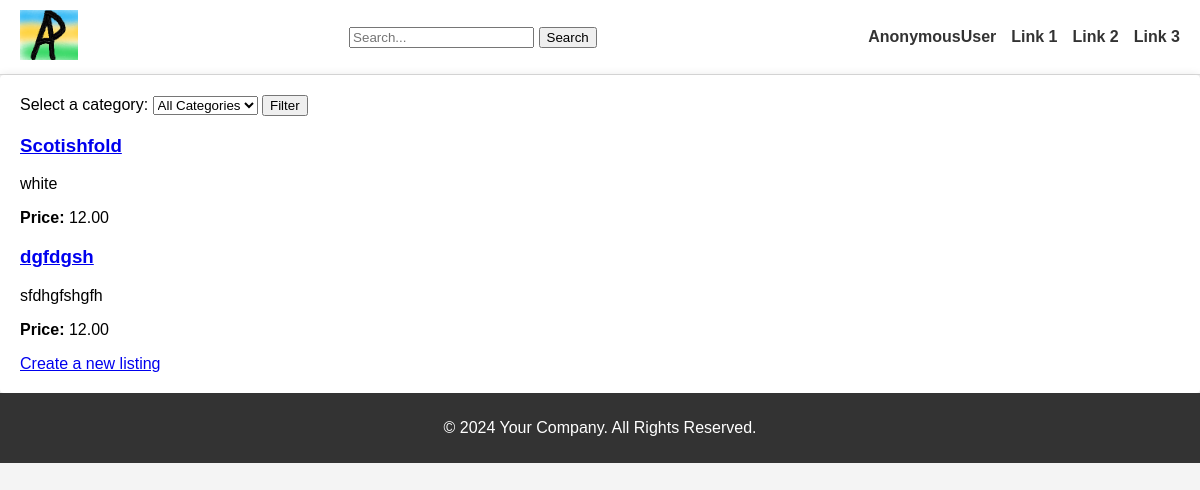
Before: / with the older database file.
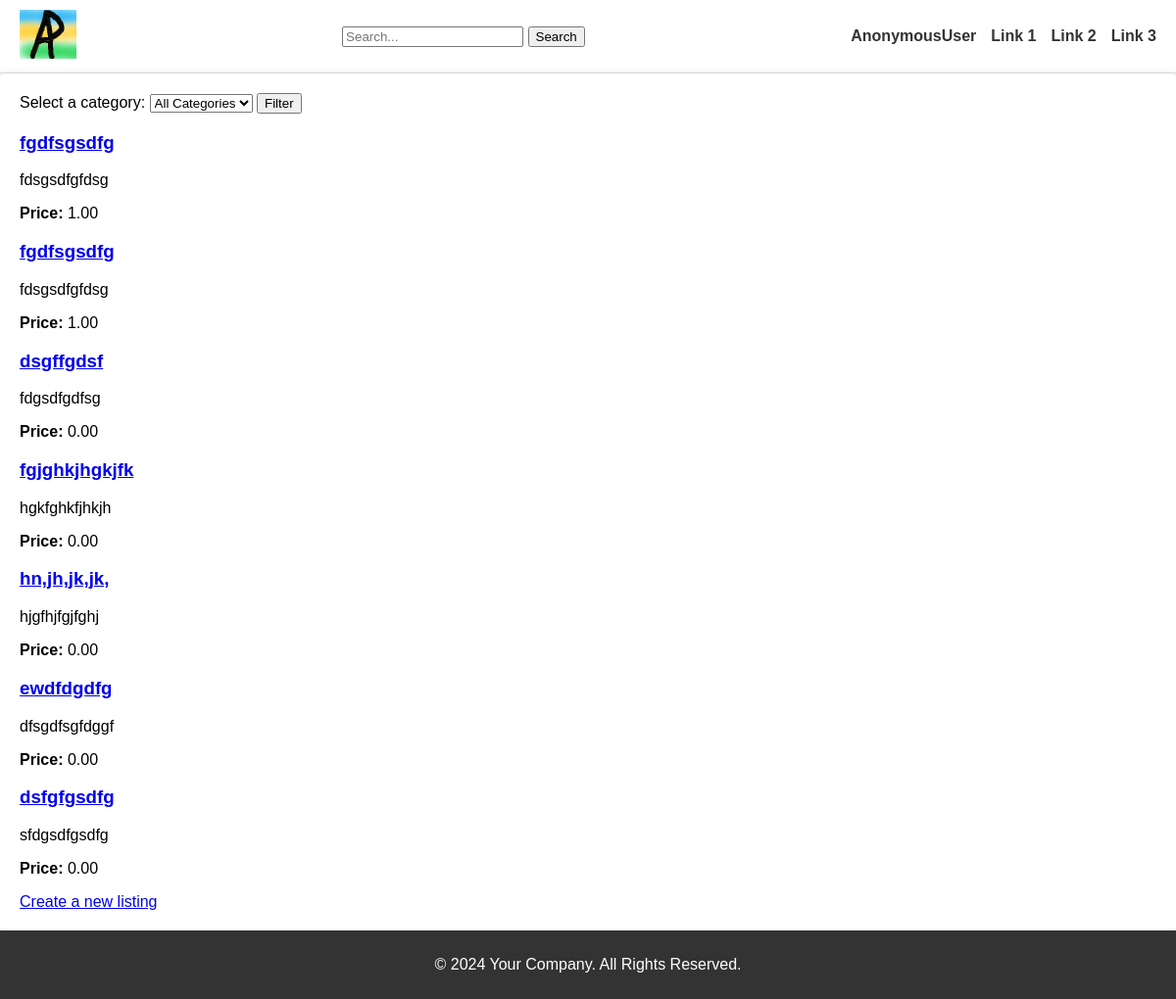
After: the same page with the newer database file.
### listings/models.py (models this page shows, shortened)
class Listing(models.Model):
    user = models.ForeignKey(User, on_delete=models.CASCADE)
    title = models.CharField(max_length=255)
    description = models.TextField()
    image = models.ImageField(upload_to='listings/', null=True, default=None, blank=True)
    price = models.DecimalField(max_digits=10, decimal_places=2)
    category = models.ForeignKey(Category, on_delete=models.SET_NULL, null=True)
    created_at = models.DateTimeField(auto_now_add=True)
    updated_at = models.DateTimeField(auto_now=True)
    telephone_number = models.CharField(max_length=20, null=True)
    slug = models.SlugField(null=True,default=None, blank=True, unique=True)

### listings/views.py (the view)
# urls.py: path('', ListListingView.as_view(), name='index'),
class ListListingView(View):
    def get(self, request):
        listings = Listing.objects.all()
        categories = Category.objects.all()
        if request.GET.get('category'):
            cat_slug = request.GET.get('category')
            category = Category.objects.get(slug=cat_slug)
            listings = Listing.objects.filter(category=category)
        else:
            listings = Listing.objects.all()
        context = {
            'listings': listings,
            'categories': categories
            }
        return render(request, 'listings/index.html', context)

### templates/listings/index.html (shortened to what this page needs)
{% extends "base.html" %}
{% block content %}
    <div class="listing-container">
        <form method="get" action="{% url 'index' %}" class="category-filter">
            <label for="category">Select a category:</label>
            <select name="category" id="category">
                <option value="" selected>All Categories</option>
            </select>
            <button type="submit">Filter</button>
        </form>
        <div class="listings">
            {% for listing in listings %}
                <div class="listing">
                    <a href="{% url 'listing' listing.slug %}">
                        <h3>{{ listing.title }}</h3>
                    </a>
                    <p>{{ listing.description|truncatewords:20 }}</p>
                    <p><strong>Price:</strong> {{ listing.price }}</p>
                </div>
            {% endfor %}
        </div>
    </div>
    <a href="{% url 'create' %}" class="create-listing-button">Create a new listing</a>
{% endblock %}

### templates/base.html (shortened to what this page needs)
{% load static %}
<!DOCTYPE html>
<html lang="en">
<head>
    <link rel="stylesheet" href="{% static 'css/style.css' %}">
</head>
<body>
    <header class="header">
        <div class="container">
            <a href="{% url 'index' %}" class="logo">
                <img src="media/logo/ap_logo.jpg" alt="Logo">
            </a>
            <form id="search-form" method="get" action="{% url 'index' %}">
                <input type="search" id="search-input" placeholder="Search...">
                <button type="submit">Search</button>
            </form>
            <nav class="nav">
                <a href="#" class="nav_link">{{ request.user }}</a>
                <a href="#" class="nav_link">Link 1</a>
                <a href="#" class="nav_link">Link 2</a>
                <a href="#" class="nav_link">Link 3</a>
            </nav>
        </div>
    </header>
    <main>
        {% block content %}
        {% endblock %}
    </main>
    <footer>
        <div class="container">
            <p>© 2024 Your Company. All Rights Reserved.</p>
        </div>
    </footer>
</body>
</html>

### static/css/style.css (style rules this page uses)
body { font-family: Arial, sans-serif; background-color: #f4f4f4; margin: 0; padding: 0; }
.nav { display: flex; gap: 15px; }
.header { background-color: #fff; border-bottom: 1px solid #ddd; padding: 10px 0; }
.header .container { display: flex; align-items: center; justify-content: space-between; max-width: 1200px; margin: 0 auto; padding: 0 20px; }
.logo img { max-height: 50px; }
.nav_link { color: #333; text-decoration: none; font-weight: bold; }
main { padding: 20px; max-width: 1200px; margin: 0 auto; background-color: #fff; border-radius: 4px; box-shadow: 0 0 10px rgba(0, 0, 0, 0.1); }
footer { background-color: #333; color: #fff; padding: 10px 0; text-align: center; }
footer .container { max-width: 1200px; margin: 0 auto; padding: 0 20px; }

Changed rows visible on the page:
removed Listing: title "Scotishfold", description "white", price "12.00"
removed Listing: title "dgfdgsh", description "sfdhgfshgfh", price "12.00"
added Listing: title "fgdfsgsdfg", description "fdsgsdfgfdsg", price "1.00"
added Listing: title "fgdfsgsdfg", description "fdsgsdfgfdsg", price "1.00"
added Listing: title "dsgffgdsf", description "fdgsdfgdfsg", price "0.00"
added Listing: title "fgjghkjhgkjfk", description "hgkfghkfjhkjh", price "0.00"
added Listing: title "hn,jh,jk,jk,", description "hjgfhjfgjfghj", price "0.00"
added Listing: title "ewdfdgdfg", description "dfsgdfsgfdggf", price "0.00"
added Listing: title "dsfgfgsdfg", description "sfdgsdfgsdfg", price "0.00"
